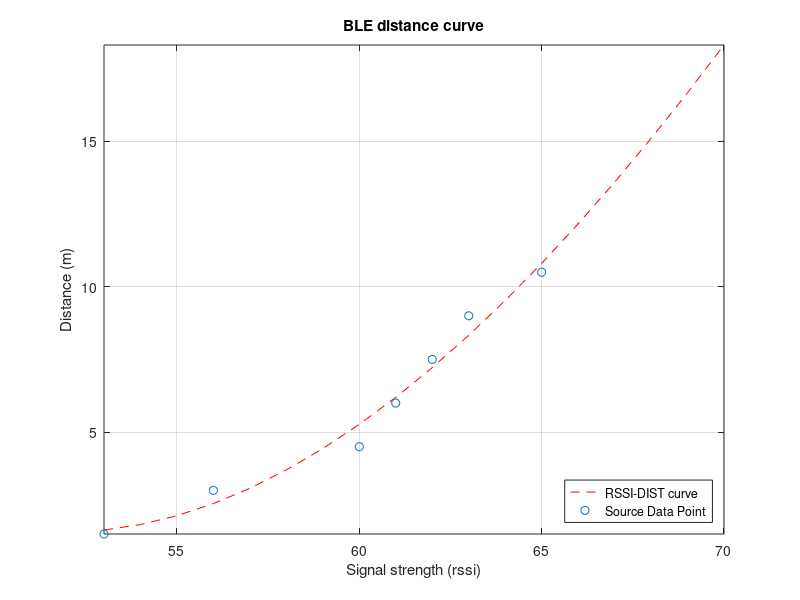

This chart was generated by the following MATLAB code:
clear all; %#ok<*CLALL>

%{
x = [50,55,56,59,61,62,65];
y = [1.5,3,4.5,6,7.5,9,10.5];
%}
x = [53,56,60,61,62,63,65];
y = [1.5,3,4.5,6,7.5,9,10.5];
x = x';y = y';

%% curve fitting
p = polyfit(x,y,3); %polynomial!

%% 
xlo = min(x); xhi = max(max(x)+5,65);
X = linspace(xlo,xhi,xhi-xlo+1);
% Y = p(1).*X.^(2)+p(2).*X + p(3); %deg 2
Y = p(1).*X.^(3)+p(2).*X.^(2)+p(3).*X+p(4); %deg 3
% Y = p(1).*X.^(4) + p(2).*X.^(3) + p(3).*X.^(2)+p(4).*X + p(5); %deg 4
% Y = p(1).*X.^(5) + p(2).*X.^(4) + p(3).*X.^(3) + p(4).*X.^(2) + p(5).*X + p(6); %deg 5

%% visualization
figure; 
plot(X,Y,'--r'); hold on; scatter(x,y); hold off;
grid on; title('BLE distance curve');
ylabel('Distance (m)'); xlabel('Signal strength (rssi)');
xlim([min(X)-5 max(X)+5]); ylim([0 max(Y)+5]); axis tight;
legend('RSSI-DIST curve','Source Data Point','Location','southeast')

%% R2 verification
peval = polyval(p,x);
SStot = sum((y - mean(y)).^2);
SSres = sum((y - peval).^2);
r2 = 1 - SSres/SStot;